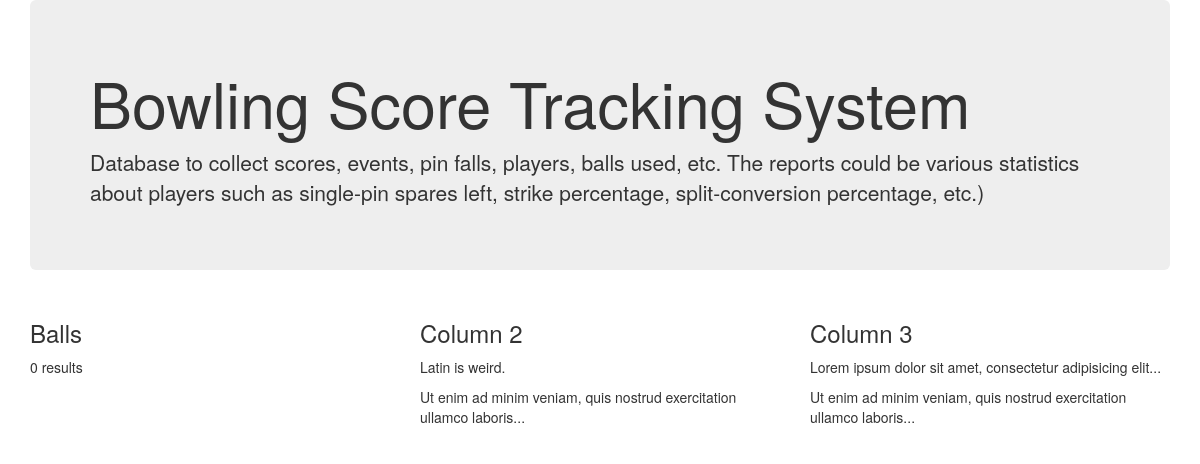
Before: / with the older database file.
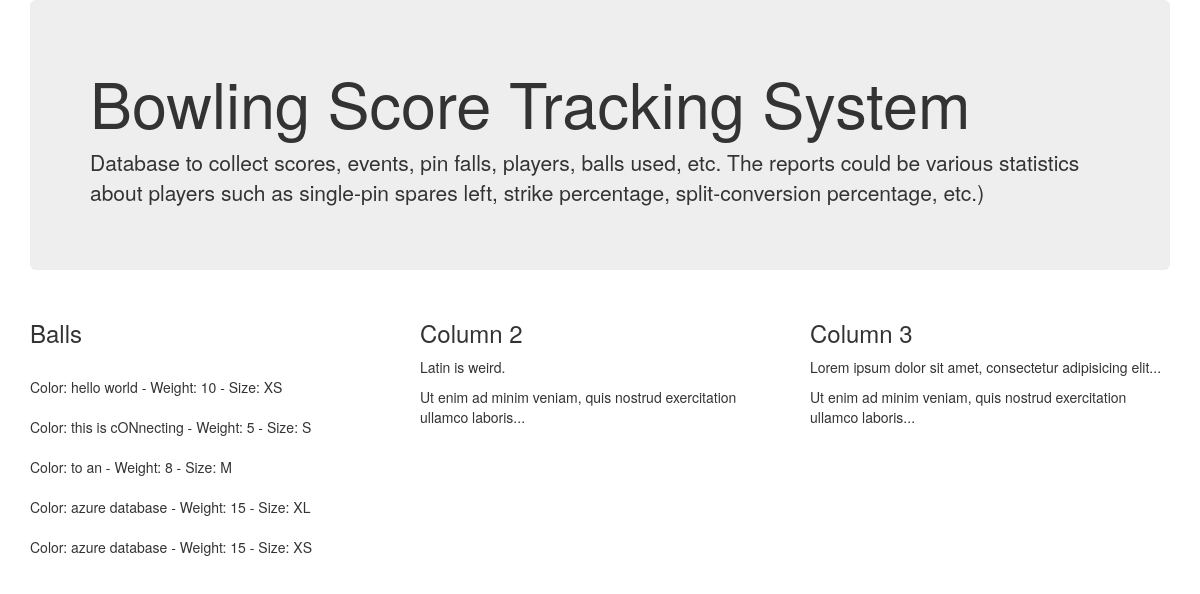
After: the same page with the newer database file.
### tables this page shows
CREATE TABLE Ball (
  Ball_ID  INT          primary key AUTO_INCREMENT,
  Color    VARCHAR(20)  NOT NULL,
  Weight   INT          not NULL,
  Size     ENUM('XS', 'S', 'M', 'L', 'XL', 'XXL') NOT NULL
);

### public_html/index.php (the view, shortened to what this page needs)
<!DOCTYPE html>
<html>
<head>
    <link rel="stylesheet" href="http://maxcdn.bootstrapcdn.com/bootstrap/3.3.6/css/bootstrap.min.css">
</head>
<body>
<?php
function connectToDatabase($destination) {
    if($destination == 'Local') {
        $servername = "localhost:3306";
        $username = "root";
        $password = "password";
        $dbname = "bowling";
    }
    else {
        $servername = "us-cdbr-azure-central-a.cloudapp.net";
        $username = "ba27b2787a498a";
        $password = "e24ebaaa";
        $dbname = "bowling";
    }
    return new mysqli($servername, $username, $password, $dbname);
}
function retrieveAndPrintAllFromTable($tableName, $destination) {
    $conn = connectToDatabase($destination);
    $sql = "SELECT * FROM $tableName";
    $result = $conn->query($sql);
    printResult($result);
}
function printResult($result) {
    if ($result->num_rows > 0) {
        while ($row = $result->fetch_assoc()) {
            echo "<br> Color: " . $row["Color"] . " - Weight: " . $row["Weight"] . " - Size: " . $row["Size"] . "<br>";
        }
    } else {
        echo "0 results";
    }
}
?>
<div class="container">
    <div class="jumbotron">
        <h1>Bowling Score Tracking System</h1>
        <p>Database to collect scores, events, pin falls, players, balls used, etc. The reports could be various
            statistics about players such as single-pin spares left, strike percentage, split-conversion percentage,
            etc.)</p>
    </div>
    <div class="row">
        <div class="col-sm-4">
            <h3>Balls</h3>
            <p><?php retrieveAndPrintAllFromTable('Ball', 'Remote') ?></p>
        </div>
        <div class="col-sm-4">
            <h3>Column 2</h3>
            <p>Latin is weird.</p>
            <p>Ut enim ad minim veniam, quis nostrud exercitation ullamco laboris...</p>
        </div>
        <div class="col-sm-4">
            <h3>Column 3</h3>
            <p>Lorem ipsum dolor sit amet, consectetur adipisicing elit...</p>
            <p>Ut enim ad minim veniam, quis nostrud exercitation ullamco laboris...</p>
        </div>
    </div>
</div>
</body>
</html>

Changed rows visible on the page:
added ball: Color "hello world", Weight "10", Size "XS"
added ball: Color "this is cONnecting", Weight "5", Size "S"
added ball: Color "to an", Weight "8", Size "M"
added ball: Color "azure database", Weight "15", Size "XL"
added ball: Color "azure database", Weight "15", Size "XS"
Other visible differences:
text no longer shown: "0 results"
